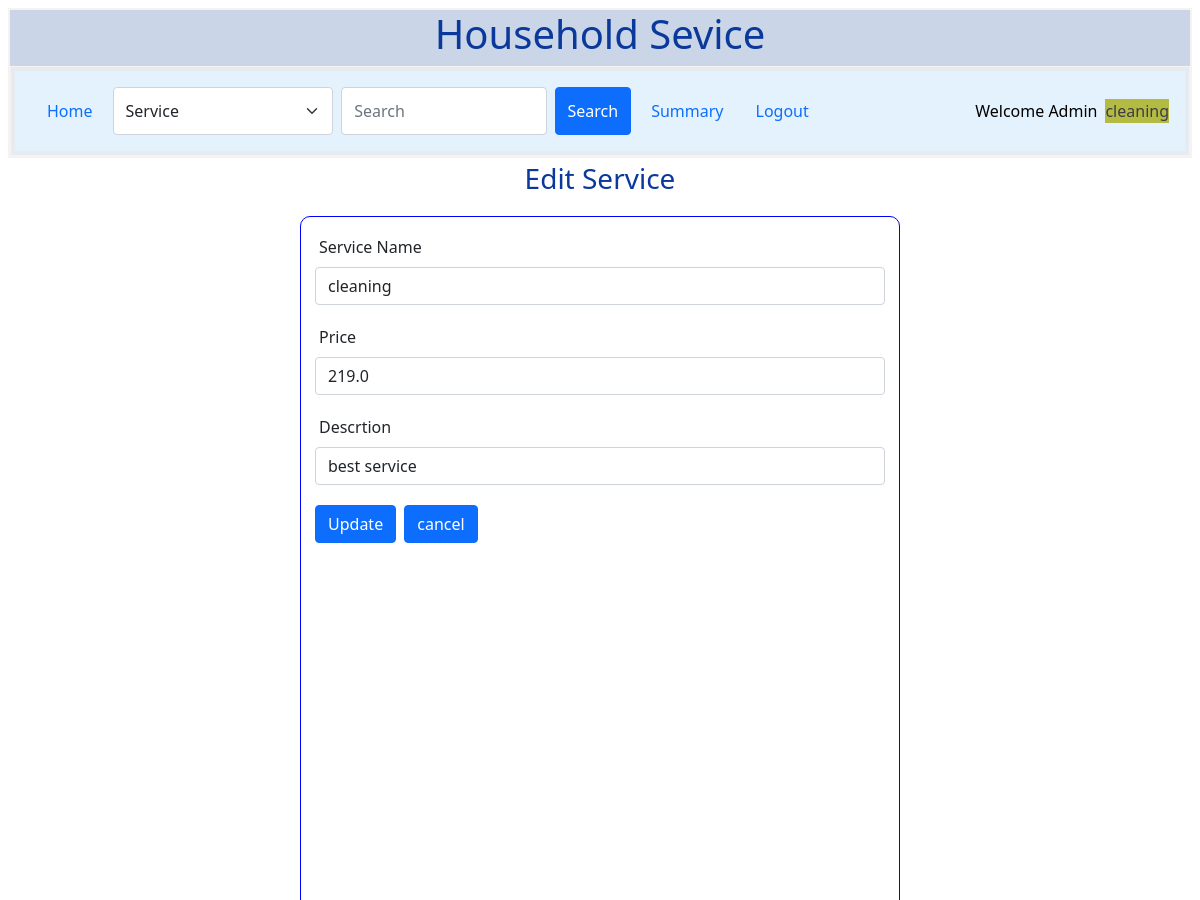
The app's page /edit_service/1/cleaning (upper part), older data.
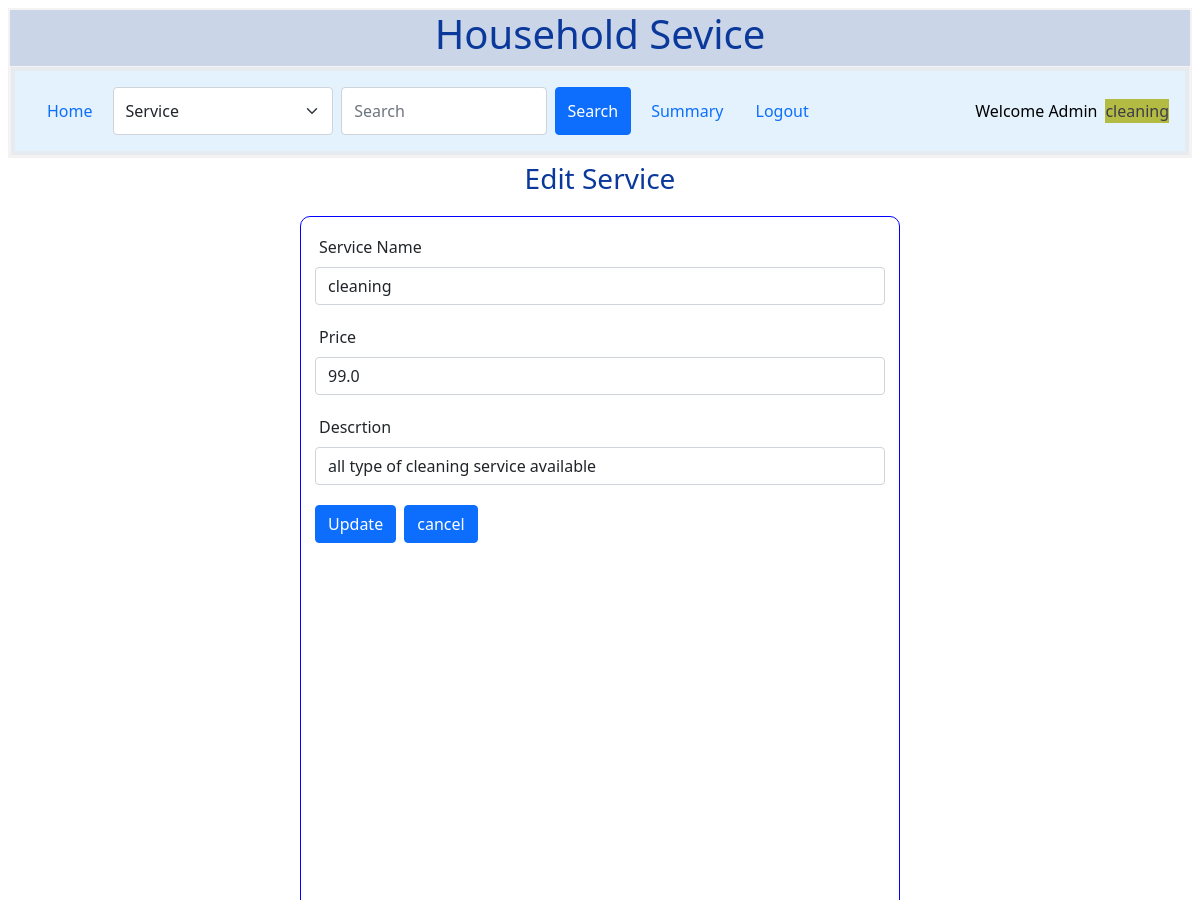
The same page, newer data.
### backend/models.py (models this page shows)
class Service(db.Model):
    __tablename__="service"
    id = db.Column(db.Integer, primary_key=True)
    name=db.Column(db.String,nullable=False)
    price=db.Column(db.Float,default=0.0)
    action=db.Column(db.String,default="Edit/Delte")
    description=db.Column(db.String)

### backend/controllers.py (the view, shortened to what this page needs)
@app.route("/edit_service/<sid>/<name>",methods=["GET","POST"])
def edit_service(sid,name):
    service=get_service(sid)
    return render_template("edit_service.html",name=name,service=service)

### backend/controllers.py (called while the page is built)
def get_service(id):
    service = Service.query.filter_by(id=id).first()
    return service

### templates/edit_service.html (shortened to what this page needs)
{%extends "admin_layout.html"%}
{%block content_edit_service%}
          {%if service%}
            <div class="centre"> <h3> Edit Service</h3></div>
            <form action="/edit_service/{{service.id}}/{{name}}" method="POST">
                <div class="signup_form">
                    <div class="mb-3">
                        <label for="service_name" class="form-label">Service Name </label>
                        <input type="text" class="form-control"  name="service_name" id="service_name" value="{{service.name}}" placeholder="Enter New Service Name">   <div class="centre">{{msg}} </div>
                      </div>
                      <div class="mb-3">
                        <label for="price" class="form-label">Price </label>
                        <input type="text" class="form-control" name="price" id="price" value="{{service.price}}" placeholder="Enter Price">
                      </div>
                     <div class="mb-3">
                    <label for="description" class="form-label"> Descrtion </label>
                        <input type="text" class="form-control" name="description" id="description" value="{{service.description}}" placeholder="Enter Description">
                      </div>
                      <div class="mb-3">
                      <button type="submit" class="btn btn-primary"> Update </button>
                      <a href="/admin/{{name}}" type="button" class="btn btn-primary"> cancel </a>
                    </div>
                </div>
              </form>
            {%endif%}
{%endblock%}

### templates/admin_layout.html (shortened to what this page needs)
<!DOCTYPE html>
<html>
    <head>
        <link rel="stylesheet" href="/static/style/main.css">
        <link href="https://cdn.jsdelivr.net/npm/bootstrap@5.0.2/dist/css/bootstrap.min.css" rel="stylesheet">
    </head>
    <body>
        <div class="my_container">
        <div class="centre"> <h1>Household Sevice </h1></div>
            <div class="my_panel">
              <nav class="navbar navbar-expand-lg " style="background-color: #e3f2fd;">
                <div class="container-fluid">
                    <ul class="navbar-nav me-auto mb-2 mb-lg-0">
                      <li class="nav-item">
                        <a class="nav-link active" aria-current="page" href="/admin/{{name}}">Home</a>
                      </li>
                      <form class="d-flex" action="/search_admin/{{name}}" method="POST">
                      <select class="form-select me-2" name="category" id="category">
                        <option value="service">Service</option>
                      </select>
                        <input class="form-control me-2" type="search" placeholder="Search " aria-label="Search" name="search_txt" id="search_txt">
                        <button class="btn btn-primary" type="submit">Search</button>
                      </form>
                      <li class="nav-item">
                        <a class="nav-link active" aria-current="page" href="/admin_summary/{{name}}">Summary</a>
                      </li>
                      <li class="nav-item">
                        <a class="nav-link" href="/login">Logout</a>
                      </li>
                    </ul>
                    <span class="navbar-text">
                      Welcome Admin
                    </span> <br>
                            <br>
                            <div class="wlc_msg">{{name}} </div>
                  </div>
                </nav>
                </div>
              </div>
            {%block content_edit_service%}{%endblock%}
        </body>
</html>

Row changes from the older to the newer data that the page shows:
changed Service "cleaning": price "219.0" → "99.0"; description "best service" → "all type of cleaning service available"
